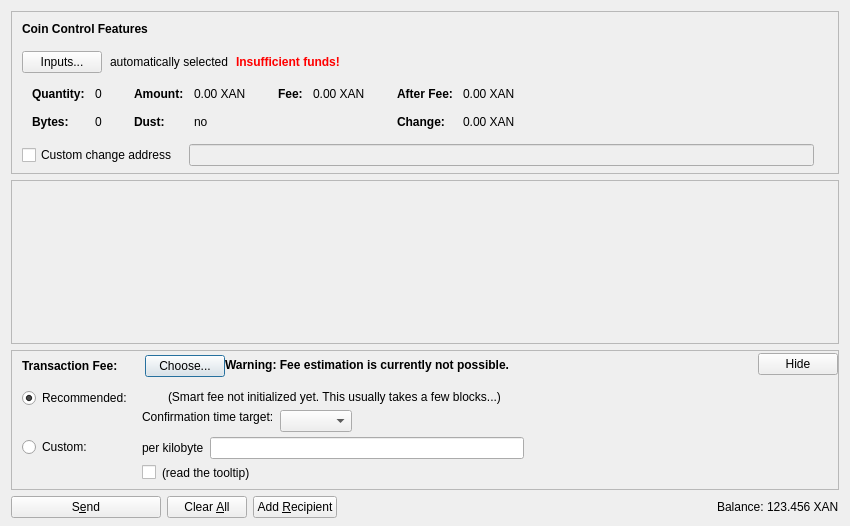
<?xml version="1.0" encoding="UTF-8"?>
<ui version="4.0">
 <class>SendCoinsDialog</class>
 <widget class="QDialog" name="SendCoinsDialog">
  <property name="geometry">
   <rect>
    <x>0</x>
    <y>0</y>
    <width>850</width>
    <height>526</height>
   </rect>
  </property>
  <property name="windowTitle">
   <string>Send Coins</string>
  </property>
  <layout class="QVBoxLayout" name="verticalLayout" stretch="0,1,0,0">
   <property name="bottomMargin">
    <number>8</number>
   </property>
   <item>
    <widget class="QFrame" name="frameCoinControl">
     <property name="sizePolicy">
      <sizepolicy hsizetype="Expanding" vsizetype="Expanding">
       <horstretch>0</horstretch>
       <verstretch>0</verstretch>
      </sizepolicy>
     </property>
     <property name="maximumSize">
      <size>
       <width>16777215</width>
       <height>16777215</height>
      </size>
     </property>
     <property name="frameShape">
      <enum>QFrame::StyledPanel</enum>
     </property>
     <property name="frameShadow">
      <enum>QFrame::Sunken</enum>
     </property>
     <layout class="QVBoxLayout" name="verticalLayoutCoinControl2">
      <property name="spacing">
       <number>0</number>
      </property>
      <property name="leftMargin">
       <number>0</number>
      </property>
      <property name="topMargin">
       <number>0</number>
      </property>
      <property name="rightMargin">
       <number>0</number>
      </property>
      <property name="bottomMargin">
       <number>6</number>
      </property>
      <item>
       <layout class="QVBoxLayout" name="verticalLayoutCoinControl" stretch="0,0,0,0,1">
        <property name="spacing">
         <number>0</number>
        </property>
        <property name="leftMargin">
         <number>10</number>
        </property>
        <property name="topMargin">
         <number>10</number>
        </property>
        <item>
         <layout class="QHBoxLayout" name="horizontalLayoutCoinControl1">
          <property name="bottomMargin">
           <number>15</number>
          </property>
          <item>
           <widget class="QLabel" name="labelCoinControlFeatures">
            <property name="sizePolicy">
             <sizepolicy hsizetype="Preferred" vsizetype="Maximum">
              <horstretch>0</horstretch>
              <verstretch>0</verstretch>
             </sizepolicy>
            </property>
            <property name="font">
             <font>
              <weight>75</weight>
              <bold>true</bold>
             </font>
            </property>
            <property name="styleSheet">
             <string notr="true">font-weight:bold;</string>
            </property>
            <property name="text">
             <string>Coin Control Features</string>
            </property>
           </widget>
          </item>
         </layout>
        </item>
        <item>
         <layout class="QHBoxLayout" name="horizontalLayoutCoinControl2" stretch="0,0,0,0">
          <property name="spacing">
           <number>8</number>
          </property>
          <property name="bottomMargin">
           <number>10</number>
          </property>
          <item>
           <widget class="QPushButton" name="pushButtonCoinControl">
            <property name="styleSheet">
             <string notr="true"/>
            </property>
            <property name="text">
             <string>Inputs...</string>
            </property>
            <property name="autoDefault">
             <bool>false</bool>
            </property>
           </widget>
          </item>
          <item>
           <widget class="QLabel" name="labelCoinControlAutomaticallySelected">
            <property name="text">
             <string>automatically selected</string>
            </property>
            <property name="margin">
             <number>5</number>
            </property>
           </widget>
          </item>
          <item>
           <widget class="QLabel" name="labelCoinControlInsuffFunds">
            <property name="font">
             <font>
              <weight>75</weight>
              <bold>true</bold>
             </font>
            </property>
            <property name="styleSheet">
             <string notr="true">color:red;font-weight:bold;</string>
            </property>
            <property name="text">
             <string>Insufficient funds!</string>
            </property>
            <property name="margin">
             <number>5</number>
            </property>
           </widget>
          </item>
          <item>
           <spacer name="horizontalSpacerCoinControl">
            <property name="orientation">
             <enum>Qt::Horizontal</enum>
            </property>
            <property name="sizeHint" stdset="0">
             <size>
              <width>40</width>
              <height>1</height>
             </size>
            </property>
           </spacer>
          </item>
         </layout>
        </item>
        <item>
         <widget class="QWidget" name="widgetCoinControl" native="true">
          <property name="sizePolicy">
           <sizepolicy hsizetype="Preferred" vsizetype="Preferred">
            <horstretch>0</horstretch>
            <verstretch>0</verstretch>
           </sizepolicy>
          </property>
          <property name="minimumSize">
           <size>
            <width>0</width>
            <height>0</height>
           </size>
          </property>
          <property name="styleSheet">
           <string notr="true"/>
          </property>
          <layout class="QHBoxLayout" name="horizontalLayoutCoinControl5">
           <property name="leftMargin">
            <number>0</number>
           </property>
           <property name="topMargin">
            <number>0</number>
           </property>
           <property name="rightMargin">
            <number>0</number>
           </property>
           <property name="bottomMargin">
            <number>0</number>
           </property>
           <item>
            <layout class="QHBoxLayout" name="horizontalLayoutCoinControl3" stretch="0,0,0,1">
             <property name="spacing">
              <number>20</number>
             </property>
             <property name="topMargin">
              <number>0</number>
             </property>
             <property name="bottomMargin">
              <number>10</number>
             </property>
             <item>
              <layout class="QFormLayout" name="formLayoutCoinControl1">
               <property name="horizontalSpacing">
                <number>10</number>
               </property>
               <property name="verticalSpacing">
                <number>14</number>
               </property>
               <property name="leftMargin">
                <number>10</number>
               </property>
               <property name="topMargin">
                <number>4</number>
               </property>
               <property name="rightMargin">
                <number>6</number>
               </property>
               <item row="0" column="0">
                <widget class="QLabel" name="labelCoinControlQuantityText">
                 <property name="font">
                  <font>
                   <weight>75</weight>
                   <bold>true</bold>
                  </font>
                 </property>
                 <property name="text">
                  <string>Quantity:</string>
                 </property>
                 <property name="margin">
                  <number>0</number>
                 </property>
                </widget>
               </item>
               <item row="0" column="1">
                <widget class="QLabel" name="labelCoinControlQuantity">
                 <property name="cursor">
                  <cursorShape>IBeamCursor</cursorShape>
                 </property>
                 <property name="contextMenuPolicy">
                  <enum>Qt::ActionsContextMenu</enum>
                 </property>
                 <property name="text">
                  <string notr="true">0</string>
                 </property>
                 <property name="margin">
                  <number>0</number>
                 </property>
                 <property name="textInteractionFlags">
                  <set>Qt::LinksAccessibleByMouse|Qt::TextSelectableByKeyboard|Qt::TextSelectableByMouse</set>
                 </property>
                </widget>
               </item>
               <item row="1" column="0">
                <widget class="QLabel" name="labelCoinControlBytesText">
                 <property name="font">
                  <font>
                   <weight>75</weight>
                   <bold>true</bold>
                  </font>
                 </property>
                 <property name="text">
                  <string>Bytes:</string>
                 </property>
                </widget>
               </item>
               <item row="1" column="1">
                <widget class="QLabel" name="labelCoinControlBytes">
                 <property name="cursor">
                  <cursorShape>IBeamCursor</cursorShape>
                 </property>
                 <property name="contextMenuPolicy">
                  <enum>Qt::ActionsContextMenu</enum>
                 </property>
                 <property name="text">
                  <string notr="true">0</string>
                 </property>
                 <property name="textInteractionFlags">
                  <set>Qt::LinksAccessibleByMouse|Qt::TextSelectableByKeyboard|Qt::TextSelectableByMouse</set>
                 </property>
                </widget>
               </item>
              </layout>
             </item>
             <item>
              <layout class="QFormLayout" name="formLayoutCoinControl2">
               <property name="horizontalSpacing">
                <number>10</number>
               </property>
               <property name="verticalSpacing">
                <number>14</number>
               </property>
               <property name="leftMargin">
                <number>6</number>
               </property>
               <property name="topMargin">
                <number>4</number>
               </property>
               <property name="rightMargin">
                <number>6</number>
               </property>
               <item row="0" column="0">
                <widget class="QLabel" name="labelCoinControlAmountText">
                 <property name="font">
                  <font>
                   <weight>75</weight>
                   <bold>true</bold>
                  </font>
                 </property>
                 <property name="text">
                  <string>Amount:</string>
                 </property>
                 <property name="margin">
                  <number>0</number>
                 </property>
                </widget>
               </item>
               <item row="0" column="1">
                <widget class="QLabel" name="labelCoinControlAmount">
                 <property name="cursor">
                  <cursorShape>IBeamCursor</cursorShape>
                 </property>
                 <property name="contextMenuPolicy">
                  <enum>Qt::ActionsContextMenu</enum>
                 </property>
                 <property name="text">
                  <string notr="true">0.00 XAN</string>
                 </property>
                 <property name="textInteractionFlags">
                  <set>Qt::LinksAccessibleByMouse|Qt::TextSelectableByKeyboard|Qt::TextSelectableByMouse</set>
                 </property>
                </widget>
               </item>
               <item row="1" column="0">
                <widget class="QLabel" name="labelCoinControlLowOutputText">
                 <property name="font">
                  <font>
                   <weight>75</weight>
                   <bold>true</bold>
                  </font>
                 </property>
                 <property name="text">
                  <string>Dust:</string>
                 </property>
                </widget>
               </item>
               <item row="1" column="1">
                <widget class="QLabel" name="labelCoinControlLowOutput">
                 <property name="cursor">
                  <cursorShape>IBeamCursor</cursorShape>
                 </property>
                 <property name="contextMenuPolicy">
                  <enum>Qt::ActionsContextMenu</enum>
                 </property>
                 <property name="text">
                  <string notr="true">no</string>
                 </property>
                 <property name="textInteractionFlags">
                  <set>Qt::LinksAccessibleByMouse|Qt::TextSelectableByKeyboard|Qt::TextSelectableByMouse</set>
                 </property>
                </widget>
               </item>
              </layout>
             </item>
             <item>
              <layout class="QFormLayout" name="formLayoutCoinControl3">
               <property name="horizontalSpacing">
                <number>10</number>
               </property>
               <property name="verticalSpacing">
                <number>14</number>
               </property>
               <property name="leftMargin">
                <number>6</number>
               </property>
               <property name="topMargin">
                <number>4</number>
               </property>
               <property name="rightMargin">
                <number>6</number>
               </property>
               <item row="0" column="0">
                <widget class="QLabel" name="labelCoinControlFeeText">
                 <property name="font">
                  <font>
                   <weight>75</weight>
                   <bold>true</bold>
                  </font>
                 </property>
                 <property name="text">
                  <string>Fee:</string>
                 </property>
                 <property name="margin">
                  <number>0</number>
                 </property>
                </widget>
               </item>
               <item row="0" column="1">
                <widget class="QLabel" name="labelCoinControlFee">
                 <property name="cursor">
                  <cursorShape>IBeamCursor</cursorShape>
                 </property>
                 <property name="contextMenuPolicy">
                  <enum>Qt::ActionsContextMenu</enum>
                 </property>
                 <property name="text">
                  <string notr="true">0.00 XAN</string>
                 </property>
                 <property name="textInteractionFlags">
                  <set>Qt::LinksAccessibleByMouse|Qt::TextSelectableByKeyboard|Qt::TextSelectableByMouse</set>
                 </property>
                </widget>
               </item>
              </layout>
             </item>
             <item>
              <layout class="QFormLayout" name="formLayoutCoinControl4">
               <property name="horizontalSpacing">
                <number>10</number>
               </property>
               <property name="verticalSpacing">
                <number>14</number>
               </property>
               <property name="leftMargin">
                <number>6</number>
               </property>
               <property name="topMargin">
                <number>4</number>
               </property>
               <property name="rightMargin">
                <number>6</number>
               </property>
               <item row="0" column="0">
                <widget class="QLabel" name="labelCoinControlAfterFeeText">
                 <property name="font">
                  <font>
                   <weight>75</weight>
                   <bold>true</bold>
                  </font>
                 </property>
                 <property name="text">
                  <string>After Fee:</string>
                 </property>
                 <property name="margin">
                  <number>0</number>
                 </property>
                </widget>
               </item>
               <item row="0" column="1">
                <widget class="QLabel" name="labelCoinControlAfterFee">
                 <property name="cursor">
                  <cursorShape>IBeamCursor</cursorShape>
                 </property>
                 <property name="contextMenuPolicy">
                  <enum>Qt::ActionsContextMenu</enum>
                 </property>
                 <property name="text">
                  <string notr="true">0.00 XAN</string>
                 </property>
                 <property name="textInteractionFlags">
                  <set>Qt::LinksAccessibleByMouse|Qt::TextSelectableByKeyboard|Qt::TextSelectableByMouse</set>
                 </property>
                </widget>
               </item>
               <item row="1" column="0">
                <widget class="QLabel" name="labelCoinControlChangeText">
                 <property name="font">
                  <font>
                   <weight>75</weight>
                   <bold>true</bold>
                  </font>
                 </property>
                 <property name="text">
                  <string>Change:</string>
                 </property>
                </widget>
               </item>
               <item row="1" column="1">
                <widget class="QLabel" name="labelCoinControlChange">
                 <property name="cursor">
                  <cursorShape>IBeamCursor</cursorShape>
                 </property>
                 <property name="contextMenuPolicy">
                  <enum>Qt::ActionsContextMenu</enum>
                 </property>
                 <property name="text">
                  <string notr="true">0.00 XAN</string>
                 </property>
                 <property name="textInteractionFlags">
                  <set>Qt::LinksAccessibleByMouse|Qt::TextSelectableByKeyboard|Qt::TextSelectableByMouse</set>
                 </property>
                </widget>
               </item>
              </layout>
             </item>
            </layout>
           </item>
          </layout>
         </widget>
        </item>
        <item>
         <layout class="QHBoxLayout" name="horizontalLayoutCoinControl4" stretch="0,0,0">
          <property name="spacing">
           <number>12</number>
          </property>
          <property name="sizeConstraint">
           <enum>QLayout::SetDefaultConstraint</enum>
          </property>
          <property name="topMargin">
           <number>5</number>
          </property>
          <property name="rightMargin">
           <number>5</number>
          </property>
          <item>
           <widget class="QCheckBox" name="checkBoxCoinControlChange">
            <property name="toolTip">
             <string>If this is activated, but the change address is empty or invalid, change will be sent to a newly generated address.</string>
            </property>
            <property name="text">
             <string>Custom change address</string>
            </property>
           </widget>
          </item>
          <item>
           <widget class="QValidatedLineEdit" name="lineEditCoinControlChange">
            <property name="enabled">
             <bool>false</bool>
            </property>
            <property name="sizePolicy">
             <sizepolicy hsizetype="Expanding" vsizetype="Fixed">
              <horstretch>0</horstretch>
              <verstretch>0</verstretch>
             </sizepolicy>
            </property>
           </widget>
          </item>
          <item>
           <widget class="QLabel" name="labelCoinControlChangeLabel">
            <property name="sizePolicy">
             <sizepolicy hsizetype="Preferred" vsizetype="Expanding">
              <horstretch>0</horstretch>
              <verstretch>0</verstretch>
             </sizepolicy>
            </property>
            <property name="minimumSize">
             <size>
              <width>0</width>
              <height>0</height>
             </size>
            </property>
            <property name="text">
             <string/>
            </property>
            <property name="margin">
             <number>3</number>
            </property>
           </widget>
          </item>
         </layout>
        </item>
        <item>
         <spacer name="verticalSpacerCoinControl">
          <property name="orientation">
           <enum>Qt::Vertical</enum>
          </property>
          <property name="sizeHint" stdset="0">
           <size>
            <width>800</width>
            <height>1</height>
           </size>
          </property>
         </spacer>
        </item>
       </layout>
      </item>
     </layout>
    </widget>
   </item>
   <item>
    <widget class="QScrollArea" name="scrollArea">
     <property name="widgetResizable">
      <bool>true</bool>
     </property>
     <widget class="QWidget" name="scrollAreaWidgetContents">
      <property name="geometry">
       <rect>
        <x>0</x>
        <y>0</y>
        <width>830</width>
        <height>104</height>
       </rect>
      </property>
      <layout class="QVBoxLayout" name="verticalLayout_2" stretch="0,1">
       <property name="leftMargin">
        <number>0</number>
       </property>
       <property name="topMargin">
        <number>0</number>
       </property>
       <property name="rightMargin">
        <number>0</number>
       </property>
       <property name="bottomMargin">
        <number>0</number>
       </property>
       <item>
        <layout class="QVBoxLayout" name="entries">
         <property name="spacing">
          <number>6</number>
         </property>
        </layout>
       </item>
       <item>
        <spacer name="verticalSpacer">
         <property name="orientation">
          <enum>Qt::Vertical</enum>
         </property>
         <property name="sizeHint" stdset="0">
          <size>
           <width>20</width>
           <height>40</height>
          </size>
         </property>
        </spacer>
       </item>
      </layout>
     </widget>
    </widget>
   </item>
   <item>
    <widget class="QFrame" name="frameFee">
     <property name="sizePolicy">
      <sizepolicy hsizetype="Expanding" vsizetype="Expanding">
       <horstretch>0</horstretch>
       <verstretch>0</verstretch>
      </sizepolicy>
     </property>
     <property name="maximumSize">
      <size>
       <width>16777215</width>
       <height>16777215</height>
      </size>
     </property>
     <property name="frameShape">
      <enum>QFrame::StyledPanel</enum>
     </property>
     <property name="frameShadow">
      <enum>QFrame::Sunken</enum>
     </property>
     <layout class="QVBoxLayout" name="verticalLayoutFee1">
      <property name="spacing">
       <number>0</number>
      </property>
      <property name="leftMargin">
       <number>0</number>
      </property>
      <property name="topMargin">
       <number>0</number>
      </property>
      <property name="rightMargin">
       <number>0</number>
      </property>
      <property name="bottomMargin">
       <number>0</number>
      </property>
      <item>
       <layout class="QVBoxLayout" name="verticalLayoutFee2" stretch="0,0,0">
        <property name="spacing">
         <number>0</number>
        </property>
        <property name="leftMargin">
         <number>10</number>
        </property>
        <property name="topMargin">
         <number>0</number>
        </property>
        <item>
         <layout class="QHBoxLayout" name="horizontalLayoutFee1">
          <property name="bottomMargin">
           <number>0</number>
          </property>
          <item>
           <layout class="QVBoxLayout" name="verticalLayoutFee7">
            <property name="spacing">
             <number>0</number>
            </property>
            <item>
             <spacer name="verticalSpacerSmartFee">
              <property name="orientation">
               <enum>Qt::Vertical</enum>
              </property>
              <property name="sizeType">
               <enum>QSizePolicy::Fixed</enum>
              </property>
              <property name="sizeHint" stdset="0">
               <size>
                <width>1</width>
                <height>4</height>
               </size>
              </property>
             </spacer>
            </item>
            <item>
             <layout class="QHBoxLayout" name="horizontalLayoutSmartFee">
              <property name="spacing">
               <number>10</number>
              </property>
              <item>
               <widget class="QLabel" name="labelFeeHeadline">
                <property name="sizePolicy">
                 <sizepolicy hsizetype="Preferred" vsizetype="Maximum">
                  <horstretch>0</horstretch>
                  <verstretch>0</verstretch>
                 </sizepolicy>
                </property>
                <property name="font">
                 <font>
                  <weight>75</weight>
                  <bold>true</bold>
                 </font>
                </property>
                <property name="styleSheet">
                 <string notr="true">font-weight:bold;</string>
                </property>
                <property name="text">
                 <string>Transaction Fee:</string>
                </property>
               </widget>
              </item>
              <item>
               <widget class="QLabel" name="labelFeeMinimized">
                <property name="text">
                 <string/>
                </property>
               </widget>
              </item>
              <item>
               <widget class="QPushButton" name="buttonChooseFee">
                <property name="text">
                 <string>Choose...</string>
                </property>
               </widget>
              </item>
             </layout>
            </item>
            <item>
             <spacer name="verticalSpacer_5">
              <property name="orientation">
               <enum>Qt::Vertical</enum>
              </property>
              <property name="sizeHint" stdset="0">
               <size>
                <width>1</width>
                <height>1</height>
               </size>
              </property>
             </spacer>
            </item>
           </layout>
          </item>
          <item>
           <widget class="QLabel" name="fallbackFeeWarningLabel">
            <property name="toolTip">
             <string>Using the fallbackfee can result in sending a transaction that will take several hours or days (or never) to confirm. Consider choosing your fee manually or wait until you have validated the complete chain.</string>
            </property>
            <property name="font">
            <font>
                <weight>75</weight>
                <bold>true</bold>
            </font>
            </property>
            <property name="text">
             <string>Warning: Fee estimation is currently not possible.</string>
            </property>
            <property name="wordWrap">
             <bool>false</bool>
            </property>
           </widget>
          </item>
          <item>
           <spacer name="horizontalSpacer_4">
            <property name="orientation">
             <enum>Qt::Horizontal</enum>
            </property>
            <property name="sizeType">
             <enum>QSizePolicy::MinimumExpanding</enum>
            </property>
            <property name="sizeHint" stdset="0">
             <size>
              <width>40</width>
              <height>20</height>
             </size>
            </property>
           </spacer>
          </item>
          <item>
           <widget class="QPushButton" name="buttonMinimizeFee">
            <property name="toolTip">
             <string>collapse fee-settings</string>
            </property>
            <property name="text">
             <string>Hide</string>
            </property>
           </widget>
          </item>
         </layout>
        </item>
        <item>
         <widget class="QFrame" name="frameFeeSelection">
          <layout class="QVBoxLayout" name="verticalLayoutFee12">
           <property name="spacing">
            <number>0</number>
           </property>
           <property name="leftMargin">
            <number>0</number>
           </property>
           <property name="topMargin">
            <number>0</number>
           </property>
           <property name="rightMargin">
            <number>0</number>
           </property>
           <property name="bottomMargin">
            <number>0</number>
           </property>
           <item>
            <layout class="QGridLayout" name="gridLayoutFee">
             <property name="topMargin">
              <number>10</number>
             </property>
             <property name="bottomMargin">
              <number>4</number>
             </property>
             <property name="horizontalSpacing">
              <number>10</number>
             </property>
             <property name="verticalSpacing">
              <number>4</number>
             </property>
             <item row="1" column="1">
              <layout class="QVBoxLayout" name="verticalLayoutFee8">
               <property name="spacing">
                <number>6</number>
               </property>
               <item>
                <layout class="QHBoxLayout" name="horizontalLayoutFee13">
                 <item>
                  <widget class="QLabel" name="labelCustomPerKilobyte">
                   <property name="toolTip">
                    <string>If the custom fee is set to 1000 satoshis and the transaction is only 250 bytes, then &quot;per kilobyte&quot; only pays 250 satoshis in fee, while &quot;total at least&quot; pays 1000 satoshis. For transactions bigger than a kilobyte both pay by kilobyte.</string>
                   </property>
                   <property name="text">
                    <string>per kilobyte</string>
                   </property>
                  </widget>
                 </item>
                 <item>
                  <widget class="BitcoinAmountField" name="customFee"/>
                 </item>
                 <item>
                  <spacer name="horizontalSpacer_6">
                   <property name="orientation">
                    <enum>Qt::Horizontal</enum>
                   </property>
                   <property name="sizeHint" stdset="0">
                    <size>
                     <width>1</width>
                     <height>1</height>
                    </size>
                   </property>
                  </spacer>
                 </item>
                </layout>
               </item>
               <item>
                <layout class="QHBoxLayout" name="horizontalLayoutFee8">
                 <item>
                  <widget class="QCheckBox" name="checkBoxMinimumFee">
                   <property name="toolTip">
                    <string>Paying only the minimum fee is just fine as long as there is less transaction volume than space in the blocks. But be aware that this can end up in a never confirming transaction once there is more demand for a12coin transactions than the network can process.</string>
                   </property>
                   <property name="text">
                    <string/>
                   </property>
                  </widget>
                 </item>
                 <item>
                  <widget class="QLabel" name="labelMinFeeWarning">
                   <property name="enabled">
                    <bool>true</bool>
                   </property>
                   <property name="toolTip">
                    <string>Paying only the minimum fee is just fine as long as there is less transaction volume than space in the blocks. But be aware that this can end up in a never confirming transaction once there is more demand for a12coin transactions than the network can process.</string>
                   </property>
                   <property name="text">
                    <string>(read the tooltip)</string>
                   </property>
                   <property name="margin">
                    <number>5</number>
                   </property>
                  </widget>
                 </item>
                 <item>
                  <spacer name="horizontalSpacer_2">
                   <property name="orientation">
                    <enum>Qt::Horizontal</enum>
                   </property>
                   <property name="sizeHint" stdset="0">
                    <size>
                     <width>1</width>
                     <height>1</height>
                    </size>
                   </property>
                  </spacer>
                 </item>
                </layout>
               </item>
              </layout>
             </item>
             <item row="0" column="0">
              <layout class="QVBoxLayout" name="verticalLayoutFee4" stretch="0,1">
               <item>
                <widget class="QRadioButton" name="radioSmartFee">
                 <property name="text">
                  <string>Recommended:</string>
                 </property>
                 <property name="checked">
                  <bool>true</bool>
                 </property>
                 <attribute name="buttonGroup">
                  <string notr="true">groupFee</string>
                 </attribute>
                </widget>
               </item>
               <item>
                <spacer name="verticalSpacer_2">
                 <property name="orientation">
                  <enum>Qt::Vertical</enum>
                 </property>
                 <property name="sizeHint" stdset="0">
                  <size>
                   <width>1</width>
                   <height>1</height>
                  </size>
                 </property>
                </spacer>
               </item>
              </layout>
             </item>
             <item row="1" column="0">
              <layout class="QVBoxLayout" name="verticalLayoutFee9" stretch="0,1">
               <item>
                <widget class="QRadioButton" name="radioCustomFee">
                 <property name="text">
                  <string>Custom:</string>
                 </property>
                 <attribute name="buttonGroup">
                  <string notr="true">groupFee</string>
                 </attribute>
                </widget>
               </item>
               <item>
                <spacer name="verticalSpacer_6">
                 <property name="orientation">
                  <enum>Qt::Vertical</enum>
                 </property>
                 <property name="sizeHint" stdset="0">
                  <size>
                   <width>1</width>
                   <height>1</height>
                  </size>
                 </property>
                </spacer>
               </item>
              </layout>
             </item>
             <item row="0" column="1">
              <layout class="QVBoxLayout" name="verticalLayoutFee3" stretch="0,0,1">
               <property name="spacing">
                <number>6</number>
               </property>
               <property name="topMargin">
                <number>2</number>
               </property>
               <item>
                <layout class="QHBoxLayout" name="horizontalLayoutFee12">
                 <item>
                  <widget class="QLabel" name="labelSmartFee">
                   <property name="text">
                    <string/>
                   </property>
                   <property name="margin">
                    <number>2</number>
                   </property>
                  </widget>
                 </item>
                 <item>
                  <widget class="QLabel" name="labelFeeEstimation">
                   <property name="text">
                    <string/>
                   </property>
                  </widget>
                 </item>
                 <item>
                  <widget class="QLabel" name="labelSmartFee2">
                   <property name="text">
                    <string>(Smart fee not initialized yet. This usually takes a few blocks...)</string>
                   </property>
                   <property name="margin">
                    <number>2</number>
                   </property>
                  </widget>
                 </item>
                 <item>
                  <spacer name="horizontalSpacer_5">
                   <property name="orientation">
                    <enum>Qt::Horizontal</enum>
                   </property>
                   <property name="sizeHint" stdset="0">
                    <size>
                     <width>1</width>
                     <height>1</height>
                    </size>
                   </property>
                  </spacer>
                 </item>
                </layout>
               </item>
               <item>
                <layout class="QHBoxLayout" name="horizontalLayoutFee9">
                 <item>
                  <layout class="QVBoxLayout" name="verticalLayoutFee6">
                   <item>
                    <widget class="QLabel" name="labelSmartFee3">
                     <property name="text">
                      <string>Confirmation time target:</string>
                     </property>
                     <property name="margin">
                      <number>2</number>
                     </property>
                    </widget>
                   </item>
                   <item>
                    <spacer name="verticalSpacer_3">
                     <property name="orientation">
                      <enum>Qt::Vertical</enum>
                     </property>
                     <property name="sizeHint" stdset="0">
                      <size>
                       <width>1</width>
                       <height>1</height>
                      </size>
                     </property>
                    </spacer>
                   </item>
                  </layout>
                 </item>
                 <item>
                  <layout class="QVBoxLayout" name="verticalLayoutFee5">
                   <property name="rightMargin">
                    <number>30</number>
                   </property>
                   <item>
                    <layout class="QHBoxLayout" name="horizontalLayoutConfTarget">
                     <property name="bottomMargin">
                      <number>0</number>
                     </property>
                     <item>
                      <widget class="QComboBox" name="confTargetSelector"/>
                     </item>
                     <item>
                      <spacer name="horizontalSpacerConfTarget">
                       <property name="orientation">
                        <enum>Qt::Horizontal</enum>
                       </property>
                       <property name="sizeHint" stdset="0">
                        <size>
                         <width>40</width>
                         <height>20</height>
                        </size>
                       </property>
                      </spacer>
                     </item>
                    </layout>
                   </item>
                  </layout>
                 </item>
                </layout>
               </item>
               <item>
                <spacer name="verticalSpacer_4">
                 <property name="orientation">
                  <enum>Qt::Vertical</enum>
                 </property>
                 <property name="sizeHint" stdset="0">
                  <size>
                   <width>1</width>
                   <height>1</height>
                  </size>
                 </property>
                </spacer>
               </item>
              </layout>
             </item>
            </layout>
           </item>
          </layout>
         </widget>
        </item>
        <item>
         <spacer name="verticalSpacerFee">
          <property name="orientation">
           <enum>Qt::Vertical</enum>
          </property>
          <property name="sizeHint" stdset="0">
           <size>
            <width>40</width>
            <height>5</height>
           </size>
          </property>
         </spacer>
        </item>
       </layout>
      </item>
     </layout>
    </widget>
   </item>
   <item>
    <layout class="QHBoxLayout" name="horizontalLayout">
     <item>
      <widget class="QPushButton" name="sendButton">
       <property name="minimumSize">
        <size>
         <width>150</width>
         <height>0</height>
        </size>
       </property>
       <property name="toolTip">
        <string>Confirm the send action</string>
       </property>
       <property name="text">
        <string>S&amp;end</string>
       </property>
       <property name="icon">
        <iconset resource="../bitcoin.qrc">
         <normaloff>:/icons/send</normaloff>:/icons/send</iconset>
       </property>
       <property name="autoDefault">
        <bool>false</bool>
       </property>
       <property name="default">
        <bool>false</bool>
       </property>
      </widget>
     </item>
     <item>
      <widget class="QPushButton" name="clearButton">
       <property name="sizePolicy">
        <sizepolicy hsizetype="Minimum" vsizetype="Fixed">
         <horstretch>0</horstretch>
         <verstretch>0</verstretch>
        </sizepolicy>
       </property>
       <property name="toolTip">
        <string>Clear all fields of the form.</string>
       </property>
       <property name="text">
        <string>Clear &amp;All</string>
       </property>
       <property name="icon">
        <iconset resource="../bitcoin.qrc">
         <normaloff>:/icons/remove</normaloff>:/icons/remove</iconset>
       </property>
       <property name="autoDefault">
        <bool>false</bool>
       </property>
      </widget>
     </item>
     <item>
      <widget class="QPushButton" name="addButton">
       <property name="toolTip">
        <string>Send to multiple recipients at once</string>
       </property>
       <property name="text">
        <string>Add &amp;Recipient</string>
       </property>
       <property name="icon">
        <iconset resource="../bitcoin.qrc">
         <normaloff>:/icons/add</normaloff>:/icons/add</iconset>
       </property>
       <property name="autoDefault">
        <bool>false</bool>
       </property>
      </widget>
     </item>
     <item>
      <spacer name="horizontalSpacer">
       <property name="orientation">
        <enum>Qt::Horizontal</enum>
       </property>
       <property name="sizeHint" stdset="0">
        <size>
         <width>40</width>
         <height>20</height>
        </size>
       </property>
      </spacer>
     </item>
     <item>
      <layout class="QHBoxLayout" name="horizontalLayout_2">
       <property name="spacing">
        <number>3</number>
       </property>
       <item>
        <widget class="QLabel" name="label">
         <property name="sizePolicy">
          <sizepolicy hsizetype="Preferred" vsizetype="Fixed">
           <horstretch>0</horstretch>
           <verstretch>0</verstretch>
          </sizepolicy>
         </property>
         <property name="text">
          <string>Balance:</string>
         </property>
        </widget>
       </item>
       <item>
        <widget class="QLabel" name="labelBalance">
         <property name="sizePolicy">
          <sizepolicy hsizetype="Preferred" vsizetype="Fixed">
           <horstretch>0</horstretch>
           <verstretch>0</verstretch>
          </sizepolicy>
         </property>
         <property name="cursor">
          <cursorShape>IBeamCursor</cursorShape>
         </property>
         <property name="text">
          <string notr="true">123.456 XAN</string>
         </property>
         <property name="textInteractionFlags">
          <set>Qt::LinksAccessibleByMouse|Qt::TextSelectableByKeyboard|Qt::TextSelectableByMouse</set>
         </property>
        </widget>
       </item>
      </layout>
     </item>
    </layout>
   </item>
  </layout>
 </widget>
 <customwidgets>
  <customwidget>
   <class>QValidatedLineEdit</class>
   <extends>QLineEdit</extends>
   <header>qvalidatedlineedit.h</header>
  </customwidget>
  <customwidget>
   <class>BitcoinAmountField</class>
   <extends>QLineEdit</extends>
   <header>bitcoinamountfield.h</header>
   <container>1</container>
  </customwidget>
 </customwidgets>
 <resources>
  <include location="../bitcoin.qrc"/>
 </resources>
 <connections/>
 <buttongroups>
  <buttongroup name="groupFee"/>
 </buttongroups>
</ui>
